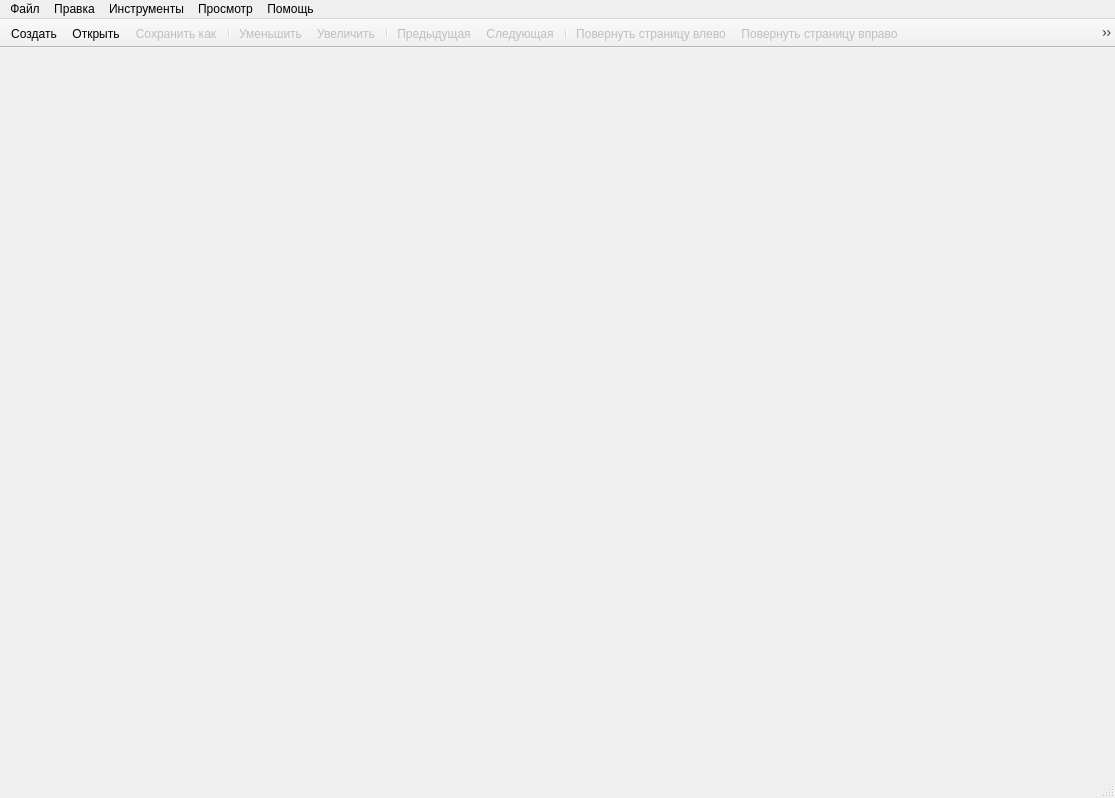
<?xml version="1.0" encoding="UTF-8"?>
<ui version="4.0">
 <class>MainWindow</class>
 <widget class="QMainWindow" name="MainWindow">
  <property name="geometry">
   <rect>
    <x>0</x>
    <y>0</y>
    <width>1115</width>
    <height>798</height>
   </rect>
  </property>
  <property name="windowTitle">
   <string>Mini PDF Tools</string>
  </property>
  <property name="windowIcon">
   <iconset resource="resources.qrc">
    <normaloff>:/icons/images/pdf.ico</normaloff>:/icons/images/pdf.ico</iconset>
  </property>
  <property name="unifiedTitleAndToolBarOnMac">
   <bool>true</bool>
  </property>
  <widget class="QWidget" name="centralWidget">
   <layout class="QVBoxLayout" name="verticalLayout">
    <property name="spacing">
     <number>0</number>
    </property>
    <property name="leftMargin">
     <number>0</number>
    </property>
    <property name="topMargin">
     <number>0</number>
    </property>
    <property name="rightMargin">
     <number>0</number>
    </property>
    <property name="bottomMargin">
     <number>0</number>
    </property>
   </layout>
  </widget>
  <widget class="QMenuBar" name="menuBar">
   <property name="geometry">
    <rect>
     <x>0</x>
     <y>0</y>
     <width>1115</width>
     <height>21</height>
    </rect>
   </property>
   <widget class="QMenu" name="menuFile">
    <property name="contextMenuPolicy">
     <enum>Qt::DefaultContextMenu</enum>
    </property>
    <property name="title">
     <string>Файл</string>
    </property>
    <addaction name="actionNew"/>
    <addaction name="actionOpen"/>
    <addaction name="actionSaveAs"/>
    <addaction name="actionClose"/>
    <addaction name="separator"/>
    <addaction name="actionQuit"/>
   </widget>
   <widget class="QMenu" name="menuHelp">
    <property name="title">
     <string>Помощь</string>
    </property>
    <addaction name="actionAbout"/>
   </widget>
   <widget class="QMenu" name="menuView">
    <property name="title">
     <string>Просмотр</string>
    </property>
    <addaction name="actionZoom_In"/>
    <addaction name="actionZoom_Out"/>
    <addaction name="actionZoom_Normal"/>
    <addaction name="separator"/>
    <addaction name="actionHome"/>
    <addaction name="actionPrevious_Page"/>
    <addaction name="actionNext_Page"/>
    <addaction name="actionEnd"/>
    <addaction name="separator"/>
   </widget>
   <widget class="QMenu" name="menuTools">
    <property name="title">
     <string>Инструменты</string>
    </property>
    <widget class="QMenu" name="menuPDexport">
     <property name="title">
      <string>Экспорт реестра платежных документов КТК в XLSX</string>
     </property>
     <addaction name="actionPDexport"/>
     <addaction name="actionPDexportQR"/>
    </widget>
    <widget class="QMenu" name="menuPageRotate">
     <property name="title">
      <string>Повернуть текущую страницу</string>
     </property>
     <addaction name="actionPageRotateLeft"/>
     <addaction name="actionPageRotateRight"/>
     <addaction name="actionPageRotate180"/>
    </widget>
    <widget class="QMenu" name="menuPagesRotate">
     <property name="title">
      <string>Повернуть все страницы</string>
     </property>
     <addaction name="actionPagesRotateLeft"/>
     <addaction name="actionPagesRotateRight"/>
     <addaction name="actionPagesRotate180"/>
    </widget>
    <widget class="QMenu" name="menuTablesAnalize">
     <property name="title">
      <string>Поиск таблиц (по рамкам) и экспорт данных в XLSX</string>
     </property>
     <addaction name="actionTablesAnalizeStrong"/>
     <addaction name="actionTablesAnalizeSimple"/>
    </widget>
    <addaction name="menuPageRotate"/>
    <addaction name="menuPagesRotate"/>
    <addaction name="separator"/>
    <addaction name="menuTablesAnalize"/>
    <addaction name="menuPDexport"/>
    <addaction name="actionCensore"/>
   </widget>
   <widget class="QMenu" name="menuEdit">
    <property name="title">
     <string>Правка</string>
    </property>
    <addaction name="actionCbdRectTextCopy"/>
    <addaction name="actionCbdRectTextTrimCopy"/>
    <addaction name="separator"/>
    <addaction name="actionCbdRectImageCopy"/>
    <addaction name="actionCbdPageImageCopy"/>
    <addaction name="separator"/>
    <addaction name="actionRectRecognizeText"/>
    <addaction name="actionRectRecognizeTextTrim"/>
    <addaction name="separator"/>
    <addaction name="actionRectRecognizeQR"/>
    <addaction name="separator"/>
    <addaction name="actionCbdRectsInfoCopy"/>
    <addaction name="actionCbdRectsAllInfoCopy"/>
    <addaction name="separator"/>
    <addaction name="actionRectMode"/>
    <addaction name="separator"/>
    <addaction name="actionSelectAll"/>
    <addaction name="actionRemoveSelection"/>
    <addaction name="actionRemoveAllSelections"/>
   </widget>
   <addaction name="menuFile"/>
   <addaction name="menuEdit"/>
   <addaction name="menuTools"/>
   <addaction name="menuView"/>
   <addaction name="menuHelp"/>
  </widget>
  <widget class="QToolBar" name="mainToolBar">
   <property name="enabled">
    <bool>true</bool>
   </property>
   <property name="windowTitle">
    <string>Панель инструментов</string>
   </property>
   <property name="movable">
    <bool>false</bool>
   </property>
   <property name="floatable">
    <bool>false</bool>
   </property>
   <attribute name="toolBarArea">
    <enum>TopToolBarArea</enum>
   </attribute>
   <attribute name="toolBarBreak">
    <bool>false</bool>
   </attribute>
   <addaction name="actionNew"/>
   <addaction name="actionOpen"/>
   <addaction name="actionSaveAs"/>
   <addaction name="separator"/>
   <addaction name="actionZoom_Out"/>
   <addaction name="actionZoom_In"/>
   <addaction name="separator"/>
   <addaction name="actionPrevious_Page"/>
   <addaction name="actionNext_Page"/>
   <addaction name="separator"/>
   <addaction name="actionPageRotateLeft"/>
   <addaction name="actionPageRotateRight"/>
   <addaction name="actionPageRotate180"/>
  </widget>
  <widget class="QStatusBar" name="statusBar"/>
  <action name="actionOpen">
   <property name="icon">
    <iconset resource="resources.qrc">
     <normaloff>:/icons/images/opened_folder.svg</normaloff>:/icons/images/opened_folder.svg</iconset>
   </property>
   <property name="text">
    <string>Открыть...</string>
   </property>
   <property name="toolTip">
    <string>Открыть файл</string>
   </property>
   <property name="statusTip">
    <string>Открыть файл</string>
   </property>
   <property name="shortcut">
    <string>Ctrl+O</string>
   </property>
  </action>
  <action name="actionQuit">
   <property name="icon">
    <iconset theme="application-exit">
     <normaloff>C:/Users/Igor2/.designer/backup</normaloff>C:/Users/Igor2/.designer/backup</iconset>
   </property>
   <property name="text">
    <string>Выход</string>
   </property>
   <property name="statusTip">
    <string>Выход</string>
   </property>
   <property name="shortcut">
    <string>Ctrl+Q</string>
   </property>
  </action>
  <action name="actionAbout">
   <property name="icon">
    <iconset resource="resources.qrc">
     <normaloff>:/icons/images/Paomedia-Small-N-Flat-Sign-info.svg</normaloff>:/icons/images/Paomedia-Small-N-Flat-Sign-info.svg</iconset>
   </property>
   <property name="text">
    <string>О программе</string>
   </property>
   <property name="toolTip">
    <string>Информация о программе</string>
   </property>
   <property name="statusTip">
    <string>Информация о программе</string>
   </property>
  </action>
  <action name="actionZoom_In">
   <property name="enabled">
    <bool>false</bool>
   </property>
   <property name="icon">
    <iconset resource="resources.qrc">
     <normaloff>:/icons/images/Paomedia-Small-N-Flat-Magnify.svg</normaloff>:/icons/images/Paomedia-Small-N-Flat-Magnify.svg</iconset>
   </property>
   <property name="text">
    <string>Увеличить</string>
   </property>
   <property name="toolTip">
    <string>Увеличить масштаб</string>
   </property>
   <property name="statusTip">
    <string>Увеличить масштаб</string>
   </property>
   <property name="shortcut">
    <string>Ctrl+=</string>
   </property>
  </action>
  <action name="actionZoom_Out">
   <property name="enabled">
    <bool>false</bool>
   </property>
   <property name="icon">
    <iconset resource="resources.qrc">
     <normaloff>:/icons/images/Paomedia-Small-N-Flat-Magnify-less.svg</normaloff>:/icons/images/Paomedia-Small-N-Flat-Magnify-less.svg</iconset>
   </property>
   <property name="text">
    <string>Уменьшить</string>
   </property>
   <property name="toolTip">
    <string>Уменьшить масштаб</string>
   </property>
   <property name="statusTip">
    <string>Уменьшить масштаб</string>
   </property>
   <property name="shortcut">
    <string>Ctrl+-</string>
   </property>
  </action>
  <action name="actionPrevious_Page">
   <property name="enabled">
    <bool>false</bool>
   </property>
   <property name="icon">
    <iconset resource="resources.qrc">
     <normaloff>:/icons/images/Paomedia-Small-N-Flat-Sign-left.svg</normaloff>:/icons/images/Paomedia-Small-N-Flat-Sign-left.svg</iconset>
   </property>
   <property name="text">
    <string>Предыдущая</string>
   </property>
   <property name="toolTip">
    <string>Предыдущая страница</string>
   </property>
   <property name="statusTip">
    <string>Предыдущая страница</string>
   </property>
   <property name="shortcut">
    <string>PgUp</string>
   </property>
  </action>
  <action name="actionNext_Page">
   <property name="enabled">
    <bool>false</bool>
   </property>
   <property name="icon">
    <iconset resource="resources.qrc">
     <normaloff>:/icons/images/Paomedia-Small-N-Flat-Sign-right.svg</normaloff>:/icons/images/Paomedia-Small-N-Flat-Sign-right.svg</iconset>
   </property>
   <property name="text">
    <string>Следующая</string>
   </property>
   <property name="toolTip">
    <string>Следующая страница</string>
   </property>
   <property name="statusTip">
    <string>Следующая страница</string>
   </property>
   <property name="shortcut">
    <string>PgDown</string>
   </property>
  </action>
  <action name="actionHome">
   <property name="enabled">
    <bool>false</bool>
   </property>
   <property name="icon">
    <iconset resource="resources.qrc">
     <normaloff>:/icons/images/Paomedia-Small-N-Flat-Sign-up.svg</normaloff>:/icons/images/Paomedia-Small-N-Flat-Sign-up.svg</iconset>
   </property>
   <property name="text">
    <string>Первая</string>
   </property>
   <property name="toolTip">
    <string>Первая страница</string>
   </property>
   <property name="statusTip">
    <string>Первая страница</string>
   </property>
   <property name="shortcut">
    <string>Home</string>
   </property>
  </action>
  <action name="actionEnd">
   <property name="enabled">
    <bool>false</bool>
   </property>
   <property name="icon">
    <iconset resource="resources.qrc">
     <normaloff>:/icons/images/Paomedia-Small-N-Flat-Sign-down.svg</normaloff>:/icons/images/Paomedia-Small-N-Flat-Sign-down.svg</iconset>
   </property>
   <property name="text">
    <string>Последняя</string>
   </property>
   <property name="toolTip">
    <string>Последняя страница</string>
   </property>
   <property name="statusTip">
    <string>Последняя страница</string>
   </property>
   <property name="shortcut">
    <string>End</string>
   </property>
  </action>
  <action name="actionSaveAs">
   <property name="enabled">
    <bool>false</bool>
   </property>
   <property name="icon">
    <iconset resource="resources.qrc">
     <normaloff>:/icons/images/Paomedia-Small-N-Flat-Floppy.svg</normaloff>:/icons/images/Paomedia-Small-N-Flat-Floppy.svg</iconset>
   </property>
   <property name="text">
    <string>Сохранить как...</string>
   </property>
   <property name="toolTip">
    <string>Сохранить как другой файл/серию файлов</string>
   </property>
   <property name="statusTip">
    <string>Сохранить как другой файл/серию файлов</string>
   </property>
   <property name="shortcut">
    <string>Ctrl+S</string>
   </property>
  </action>
  <action name="actionClose">
   <property name="enabled">
    <bool>false</bool>
   </property>
   <property name="text">
    <string>Закрыть</string>
   </property>
   <property name="toolTip">
    <string>Закрыть файл</string>
   </property>
   <property name="statusTip">
    <string>Закрыть файл</string>
   </property>
   <property name="shortcut">
    <string>Ctrl+F4</string>
   </property>
  </action>
  <action name="actionPDexport">
   <property name="enabled">
    <bool>false</bool>
   </property>
   <property name="icon">
    <iconset resource="resources.qrc">
     <normaloff>:/icons/images/puzzle.svg</normaloff>:/icons/images/puzzle.svg</iconset>
   </property>
   <property name="text">
    <string>Без данных из QR кодов</string>
   </property>
   <property name="iconText">
    <string>Экспорт реестра платежных документов КТК в XLSX без анализа QR кодов</string>
   </property>
   <property name="toolTip">
    <string>Экспорт реестра платежных документов КТК в XLSX без анализа QR кодов</string>
   </property>
   <property name="statusTip">
    <string>Экспорт реестра платежных документов КТК в XLSX без анализа QR кодов</string>
   </property>
  </action>
  <action name="actionPDexportQR">
   <property name="enabled">
    <bool>false</bool>
   </property>
   <property name="icon">
    <iconset resource="resources.qrc">
     <normaloff>:/icons/images/puzzle.svg</normaloff>:/icons/images/puzzle.svg</iconset>
   </property>
   <property name="text">
    <string>С данными из QR кодов</string>
   </property>
   <property name="iconText">
    <string>Экспорт реестра платежных документов КТК в XLSX с анализом QR кодов</string>
   </property>
   <property name="toolTip">
    <string>Экспорт реестра платежных документов КТК в XLSX с анализом QR кодов</string>
   </property>
   <property name="statusTip">
    <string>Экспорт реестра платежных документов КТК в XLSX с анализом QR кодов</string>
   </property>
  </action>
  <action name="actionCensore">
   <property name="enabled">
    <bool>false</bool>
   </property>
   <property name="icon">
    <iconset resource="resources.qrc">
     <normaloff>:/icons/images/puzzle.svg</normaloff>:/icons/images/puzzle.svg</iconset>
   </property>
   <property name="text">
    <string>Деперсонификация платежных документов КТК</string>
   </property>
   <property name="toolTip">
    <string>Деперсонификация платежных документов КТК</string>
   </property>
   <property name="statusTip">
    <string>Деперсонификация платежных документов КТК</string>
   </property>
  </action>
  <action name="actionCbdPageImageCopy">
   <property name="enabled">
    <bool>false</bool>
   </property>
   <property name="icon">
    <iconset resource="resources.qrc">
     <normaloff>:/icons/images/file-picture.svg</normaloff>:/icons/images/file-picture.svg</iconset>
   </property>
   <property name="text">
    <string>Копировать изображение всей страницы</string>
   </property>
   <property name="toolTip">
    <string>Копировать изображение всей страницы в системный буфер</string>
   </property>
   <property name="statusTip">
    <string>Копировать изображение всей страницы в системный буфер</string>
   </property>
   <property name="shortcut">
    <string>Ctrl+Alt+P</string>
   </property>
  </action>
  <action name="actionCbdRectImageCopy">
   <property name="enabled">
    <bool>false</bool>
   </property>
   <property name="icon">
    <iconset resource="resources.qrc">
     <normaloff>:/icons/images/file-picture.svg</normaloff>:/icons/images/file-picture.svg</iconset>
   </property>
   <property name="text">
    <string>Копировать изображение выделенного участка</string>
   </property>
   <property name="toolTip">
    <string>Копировать выделенный участок как изображение в системный буфер</string>
   </property>
   <property name="statusTip">
    <string>Копировать выделенный участок как изображение в системный буфер</string>
   </property>
   <property name="shortcut">
    <string>Ctrl+P</string>
   </property>
  </action>
  <action name="actionCbdRectTextCopy">
   <property name="enabled">
    <bool>false</bool>
   </property>
   <property name="icon">
    <iconset resource="resources.qrc">
     <normaloff>:/icons/images/Paomedia-Small-N-Flat-Post-it.svg</normaloff>:/icons/images/Paomedia-Small-N-Flat-Post-it.svg</iconset>
   </property>
   <property name="text">
    <string>Копировать текст из выделенного участка</string>
   </property>
   <property name="toolTip">
    <string>Копировать текст из текстового слоя выделенного участка в системный буфер</string>
   </property>
   <property name="statusTip">
    <string>Копировать текст из текстового слоя выделенного участка в системный буфер</string>
   </property>
   <property name="shortcut">
    <string>Ctrl+C</string>
   </property>
  </action>
  <action name="actionZoom_Normal">
   <property name="enabled">
    <bool>false</bool>
   </property>
   <property name="icon">
    <iconset resource="resources.qrc">
     <normaloff>:/icons/images/Paomedia-Small-N-Flat-Magnify-normal.svg</normaloff>:/icons/images/Paomedia-Small-N-Flat-Magnify-normal.svg</iconset>
   </property>
   <property name="text">
    <string>Установить 100%</string>
   </property>
   <property name="toolTip">
    <string>Установить 100%</string>
   </property>
   <property name="statusTip">
    <string>Установить 100%</string>
   </property>
   <property name="shortcut">
    <string>Ctrl+0</string>
   </property>
  </action>
  <action name="actionRemoveSelection">
   <property name="enabled">
    <bool>false</bool>
   </property>
   <property name="icon">
    <iconset resource="resources.qrc">
     <normaloff>:/icons/images/CloseCross.svg</normaloff>:/icons/images/CloseCross.svg</iconset>
   </property>
   <property name="text">
    <string>Отменить веделение</string>
   </property>
   <property name="toolTip">
    <string>Отменить активное веделение</string>
   </property>
   <property name="statusTip">
    <string>Отменить активное веделение</string>
   </property>
   <property name="shortcut">
    <string>Del</string>
   </property>
  </action>
  <action name="actionRemoveAllSelections">
   <property name="enabled">
    <bool>false</bool>
   </property>
   <property name="icon">
    <iconset resource="resources.qrc">
     <normaloff>:/icons/images/Close2Cross.svg</normaloff>:/icons/images/Close2Cross.svg</iconset>
   </property>
   <property name="text">
    <string>Отменить все веделения</string>
   </property>
   <property name="toolTip">
    <string>Отменить все веделения</string>
   </property>
   <property name="statusTip">
    <string>Отменить все веделения</string>
   </property>
   <property name="shortcut">
    <string>Ctrl+Del</string>
   </property>
  </action>
  <action name="actionCbdRectsInfoCopy">
   <property name="enabled">
    <bool>false</bool>
   </property>
   <property name="icon">
    <iconset resource="resources.qrc">
     <normaloff>:/icons/images/RulePencil.svg</normaloff>:/icons/images/RulePencil.svg</iconset>
   </property>
   <property name="text">
    <string>Копировать информацию о выделенных участках</string>
   </property>
   <property name="toolTip">
    <string>Копировать информацию о выделенных участках в системный буфер</string>
   </property>
   <property name="statusTip">
    <string>Копировать информацию о выделенных участках в системный буфер</string>
   </property>
   <property name="shortcut">
    <string>Ctrl+I</string>
   </property>
  </action>
  <action name="actionNew">
   <property name="icon">
    <iconset resource="resources.qrc">
     <normaloff>:/icons/images/file-text.svg</normaloff>:/icons/images/file-text.svg</iconset>
   </property>
   <property name="text">
    <string>Создать...</string>
   </property>
   <property name="toolTip">
    <string>Создать сборку из разных файлов</string>
   </property>
   <property name="statusTip">
    <string>Создать сборку из разных файлов</string>
   </property>
   <property name="shortcut">
    <string>Ctrl+N</string>
   </property>
  </action>
  <action name="actionCbdRectsAllInfoCopy">
   <property name="enabled">
    <bool>false</bool>
   </property>
   <property name="icon">
    <iconset resource="resources.qrc">
     <normaloff>:/icons/images/RulePencil.svg</normaloff>:/icons/images/RulePencil.svg</iconset>
   </property>
   <property name="text">
    <string>Копировать информацию о всех выделенных участках</string>
   </property>
   <property name="toolTip">
    <string>Копировать информацию о всех выделенных участках в системный буфер</string>
   </property>
   <property name="statusTip">
    <string>Копировать информацию о всех выделенных участках в системный буфер</string>
   </property>
   <property name="shortcut">
    <string>Ctrl+Alt+I</string>
   </property>
  </action>
  <action name="actionRectMode">
   <property name="enabled">
    <bool>false</bool>
   </property>
   <property name="icon">
    <iconset resource="resources.qrc">
     <normaloff>:/icons/images/pin.svg</normaloff>:/icons/images/pin.svg</iconset>
   </property>
   <property name="text">
    <string>Переключить область действия выделения: на всех сраницах / только на текущей</string>
   </property>
   <property name="toolTip">
    <string>Переключить область действия выделения: на всех сраницах / только на текущей</string>
   </property>
   <property name="statusTip">
    <string>Переключить область действия выделения: на всех сраницах / только на текущей</string>
   </property>
   <property name="shortcut">
    <string>Ctrl+G</string>
   </property>
  </action>
  <action name="actionRectRecognizeText">
   <property name="enabled">
    <bool>false</bool>
   </property>
   <property name="icon">
    <iconset resource="resources.qrc">
     <normaloff>:/icons/images/notepad.svg</normaloff>:/icons/images/notepad.svg</iconset>
   </property>
   <property name="text">
    <string>Распознать и копировать текст из выделенного участка изображения</string>
   </property>
   <property name="toolTip">
    <string>Распознать и копировать в системный буфер текст из выделенного участка изображения</string>
   </property>
   <property name="statusTip">
    <string>Распознать и копировать в системный буфер текст из выделенного участка изображения</string>
   </property>
   <property name="shortcut">
    <string>Ctrl+X</string>
   </property>
  </action>
  <action name="actionRectRecognizeTextTrim">
   <property name="enabled">
    <bool>false</bool>
   </property>
   <property name="icon">
    <iconset resource="resources.qrc">
     <normaloff>:/icons/images/notepad.svg</normaloff>:/icons/images/notepad.svg</iconset>
   </property>
   <property name="text">
    <string>Распознать, очистить и копировать текст из выделенного участка изображения</string>
   </property>
   <property name="toolTip">
    <string>Распознать, очистить и копировать в системный буфер текст из выделенного участка изображения</string>
   </property>
   <property name="statusTip">
    <string>Распознать, очистить и копировать в системный буфер текст из выделенного участка изображения</string>
   </property>
   <property name="shortcut">
    <string>Ctrl+Alt+X</string>
   </property>
  </action>
  <action name="actionPageRotateLeft">
   <property name="enabled">
    <bool>false</bool>
   </property>
   <property name="icon">
    <iconset resource="resources.qrc">
     <normaloff>:/icons/images/Pictogrammers-Material-Arrow-Arrow-down-left-bold_on.svg</normaloff>:/icons/images/Pictogrammers-Material-Arrow-Arrow-down-left-bold_on.svg</iconset>
   </property>
   <property name="text">
    <string>Повернуть страницу влево</string>
   </property>
   <property name="toolTip">
    <string>Повернуть страницу влево</string>
   </property>
   <property name="statusTip">
    <string>Повернуть страницу влево</string>
   </property>
   <property name="shortcut">
    <string>Ctrl+L</string>
   </property>
  </action>
  <action name="actionPageRotateRight">
   <property name="enabled">
    <bool>false</bool>
   </property>
   <property name="icon">
    <iconset resource="resources.qrc">
     <normaloff>:/icons/images/Pictogrammers-Material-Arrow-Arrow-down-right-bold_on.svg</normaloff>:/icons/images/Pictogrammers-Material-Arrow-Arrow-down-right-bold_on.svg</iconset>
   </property>
   <property name="text">
    <string>Повернуть страницу вправо</string>
   </property>
   <property name="toolTip">
    <string>Повернуть страницу вправо</string>
   </property>
   <property name="statusTip">
    <string>Повернуть страницу вправо</string>
   </property>
   <property name="shortcut">
    <string>Ctrl+R</string>
   </property>
  </action>
  <action name="actionPageRotate180">
   <property name="enabled">
    <bool>false</bool>
   </property>
   <property name="icon">
    <iconset resource="resources.qrc">
     <normaloff>:/icons/images/Pictogrammers-Material-Arrow-Arrow-u-left-bottom-bold_on.svg</normaloff>:/icons/images/Pictogrammers-Material-Arrow-Arrow-u-left-bottom-bold_on.svg</iconset>
   </property>
   <property name="text">
    <string>Повернуть страницу на 180 градусов</string>
   </property>
   <property name="toolTip">
    <string>Повернуть страницу на 180 градусов</string>
   </property>
   <property name="statusTip">
    <string>Повернуть страницу на 180 градусов</string>
   </property>
   <property name="shortcut">
    <string>Ctrl+U</string>
   </property>
  </action>
  <action name="actionPagesRotateLeft">
   <property name="enabled">
    <bool>false</bool>
   </property>
   <property name="icon">
    <iconset resource="resources.qrc">
     <normaloff>:/icons/images/Pictogrammers-Material-Arrow-Arrow-down-left-bold_on.svg</normaloff>:/icons/images/Pictogrammers-Material-Arrow-Arrow-down-left-bold_on.svg</iconset>
   </property>
   <property name="text">
    <string>Повернуть все страницы влево</string>
   </property>
   <property name="toolTip">
    <string>Повернуть все страницы влево</string>
   </property>
   <property name="statusTip">
    <string>Повернуть все страницы влево</string>
   </property>
   <property name="shortcut">
    <string>Ctrl+Alt+L</string>
   </property>
  </action>
  <action name="actionPagesRotateRight">
   <property name="enabled">
    <bool>false</bool>
   </property>
   <property name="icon">
    <iconset resource="resources.qrc">
     <normaloff>:/icons/images/Pictogrammers-Material-Arrow-Arrow-down-right-bold_on.svg</normaloff>:/icons/images/Pictogrammers-Material-Arrow-Arrow-down-right-bold_on.svg</iconset>
   </property>
   <property name="text">
    <string>Повернуть все страницы вправо</string>
   </property>
   <property name="toolTip">
    <string>Повернуть все страницы вправо</string>
   </property>
   <property name="statusTip">
    <string>Повернуть все страницы вправо</string>
   </property>
   <property name="shortcut">
    <string>Ctrl+Alt+R</string>
   </property>
  </action>
  <action name="actionPagesRotate180">
   <property name="enabled">
    <bool>false</bool>
   </property>
   <property name="icon">
    <iconset resource="resources.qrc">
     <normaloff>:/icons/images/Pictogrammers-Material-Arrow-Arrow-u-left-bottom-bold_on.svg</normaloff>:/icons/images/Pictogrammers-Material-Arrow-Arrow-u-left-bottom-bold_on.svg</iconset>
   </property>
   <property name="text">
    <string>Повернуть все страницы на 180 градусов</string>
   </property>
   <property name="toolTip">
    <string>Повернуть все страницы на 180 градусов</string>
   </property>
   <property name="statusTip">
    <string>Повернуть все страницы на 180 градусов</string>
   </property>
   <property name="shortcut">
    <string>Ctrl+Alt+U</string>
   </property>
  </action>
  <action name="actionRectRecognizeQR">
   <property name="enabled">
    <bool>false</bool>
   </property>
   <property name="icon">
    <iconset resource="resources.qrc">
     <normaloff>:/icons/images/qr-code.svg</normaloff>:/icons/images/qr-code.svg</iconset>
   </property>
   <property name="text">
    <string>Распознать QR-код/коды из выделенного участка изображения и копировать данные</string>
   </property>
   <property name="toolTip">
    <string>Распознать QR-код/коды из выделенного участка изображения и копировать данные в системный буфер</string>
   </property>
   <property name="statusTip">
    <string>Распознать QR-код/коды из выделенного участка изображения и копировать данные в системный буфер</string>
   </property>
   <property name="shortcut">
    <string>Ctrl+D</string>
   </property>
  </action>
  <action name="actionSelectAll">
   <property name="enabled">
    <bool>false</bool>
   </property>
   <property name="icon">
    <iconset resource="resources.qrc">
     <normaloff>:/icons/images/select_all.svg</normaloff>:/icons/images/select_all.svg</iconset>
   </property>
   <property name="text">
    <string>Выделить всю страницу</string>
   </property>
   <property name="toolTip">
    <string>Выделить всю страницу</string>
   </property>
   <property name="statusTip">
    <string>Выделить всю страницу</string>
   </property>
   <property name="shortcut">
    <string>Ctrl+A</string>
   </property>
  </action>
  <action name="actionCbdRectTextTrimCopy">
   <property name="enabled">
    <bool>false</bool>
   </property>
   <property name="icon">
    <iconset resource="resources.qrc">
     <normaloff>:/icons/images/Paomedia-Small-N-Flat-Post-it.svg</normaloff>:/icons/images/Paomedia-Small-N-Flat-Post-it.svg</iconset>
   </property>
   <property name="text">
    <string>Копировать очищенный текст из выделенного участка</string>
   </property>
   <property name="toolTip">
    <string>Копировать очищенный от лишних пробелов и переносов строк текст из текстового слоя выделенного участка в системный буфер</string>
   </property>
   <property name="statusTip">
    <string>Копировать очищенный от лишних пробелов и переносов строк текст из текстового слоя выделенного участка в системный буфер</string>
   </property>
   <property name="shortcut">
    <string>Ctrl+Alt+C</string>
   </property>
  </action>
  <action name="actionTablesAnalizeStrong">
   <property name="enabled">
    <bool>false</bool>
   </property>
   <property name="icon">
    <iconset resource="resources.qrc">
     <normaloff>:/icons/images/puzzle.svg</normaloff>:/icons/images/puzzle.svg</iconset>
   </property>
   <property name="text">
    <string>С учетом структуры найденных таблиц</string>
   </property>
   <property name="toolTip">
    <string>С попыткой учета объединенных ячеек, промежутков между таблицами и т.п.</string>
   </property>
   <property name="statusTip">
    <string>С попыткой учета объединенных ячеек, промежутков между таблицами и т.п.</string>
   </property>
  </action>
  <action name="actionTablesAnalizeSimple">
   <property name="enabled">
    <bool>false</bool>
   </property>
   <property name="icon">
    <iconset resource="resources.qrc">
     <normaloff>:/icons/images/puzzle.svg</normaloff>:/icons/images/puzzle.svg</iconset>
   </property>
   <property name="text">
    <string>Простая &quot;шинковка&quot; на строки и столбцы</string>
   </property>
   <property name="toolTip">
    <string>Возможны артефакты, задвоения и т.п.</string>
   </property>
   <property name="statusTip">
    <string>Возможны артефакты, задвоения и т.п.</string>
   </property>
  </action>
 </widget>
 <layoutdefault spacing="6" margin="11"/>
 <resources>
  <include location="resources.qrc"/>
 </resources>
 <connections/>
</ui>
